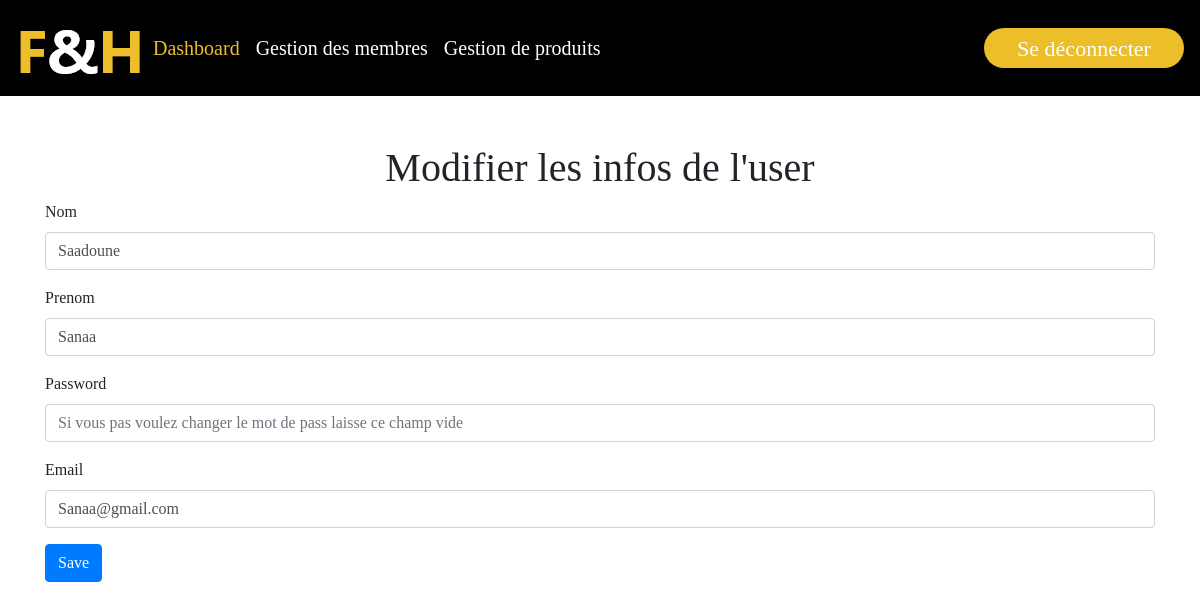
/Pages/GestionMembers.php?do=edit&CIN_Cl=H1234 (signed in), run on the app's committed database.
### tables this page shows
CREATE TABLE IF NOT EXISTS `client` (
  `CIN_Cl` varchar(10) NOT NULL,
  `Nom_Cl` varchar(30) NOT NULL,
  `Prenom_Cl` varchar(30) NOT NULL,
  `Email_Cl` varchar(80) NOT NULL,
  `Password_Cl` varchar(50) NOT NULL,
  `Date_Insc` datetime DEFAULT NULL,
  PRIMARY KEY (`CIN_Cl`),
  UNIQUE KEY `MailUnique` (`Email_Cl`)
);

### Pages/GestionMembers.php (the view, shortened to what this page needs)
<?php
if (isset($_SESSION['admin'])) {
    include "DataBase.php";
    $do = isset($_GET['do']) ? $_GET['do'] : 'manage';
    if ($do == 'manage') {
        $stmt = $db->prepare("SELECT * FROM client");
        $stmt->execute(array());
        $rows = $stmt->fetchAll();
?>
    <?php include 'Header2.php'?>
    <br> <br>
    <div class="container">
            <h1 class="text-center">Gestion des Membres</h1><br>
            <div class="table-responsive table-center text-center">
                <table class="table table-striped">
                    <thead>
                        <tr>
                            <th scope="col">#CIN</th>
                            <th scope="col">Nom</th>
                            <th scope="col">Prénom </th>
                            <th scope="col">Email</th>
                            <th scope="col">Mot de passe</th>
                            <th scope="col">Date d'inscription</th>
                            <th scope="col">Opérations</th>
                        </tr>
                    </thead>
                    <?php
                    foreach ($rows as $row) {
                    ?>
                        <tbody>
                            <tr>
                                <th scope="row"><?php echo $row->CIN_Cl ?></th>
                                <td><?php echo $row->Nom_Cl ?></td>
                                <td><?php echo $row->Prenom_Cl ?></td>
                                <td><?php echo $row->Email_Cl ?></td>
                                <td> <?php echo $row->Password_Cl ?> </td>
                                <td> <?php echo $row->Date_Insc ?> </td>
                                <td>
                                    <a href="?do=edit&CIN_Cl=<?php echo $row->CIN_Cl ?>" class="btn btn-success" title="modifier"><i class="fa fa-pencil-square-o" aria-hidden="true"></i></a>
                                    <a href="?do=delete&CIN_Cl=<?php echo $row->CIN_Cl ?>" class="btn btn-danger confirm" title="supprimer"><i class="fa fa-trash" aria-hidden="true"></i></a>
                                </td>
                            </tr>
                        </tbody>
                        <?php } ?>
                </table>
            </div>
            <a href="?do=add" class="btn btn-primary"><i class="fa fa-plus" aria-hidden="true"></i> Add user</a>
    </div>
    <div style="height:200px"> </div>
    <?php include "Footer.php";?>
        <?php }
        elseif ($do == 'edit') {
            $CIN_Cl = $_GET ['CIN_Cl'] ;
            $stmt = $db->prepare("SELECT * FROM client WHERE CIN_Cl = ? LIMIT 1");
            $stmt->execute(array($CIN_Cl));
            $row = $stmt->fetch();
            $count = $stmt->rowCount();
            if ($count > 0) {
                include 'Header2.php'
            ?>
                <br> <br>
                <h1 class="text-center">Modifier les infos de l'user</h1>
                <div class="container">
                    <form action="?do=update" method="POST">
                        <div class="form-group">
                            <label for="formGroupExampleInput">Nom</label>
                            <input name="Nom_Cl" type="text" class="form-control" id="Nom_Cl" value="<?php echo $row->Nom_Cl ?>" autocomplete="off" placeholder="Nom" required>
                        </div>
                        <div class="form-group">
                            <label for="formGroupExampleInput4">Prenom</label>
                            <input name="Prenom_Cl" type="text" class="form-control" id="formGroupExampleInput4" value="<?php echo $row->Prenom_Cl ?>" autocomplete="off" placeholder="Fullname">
                        </div>
                        <div class="form-group">
                            <label for="formGroupExampleInput2">Password</label>
                            <input name="newpassword" type="password" class="form-control" id="formGroupExampleInput2" autocomplete="off" placeholder="Si vous pas voulez changer le mot de pass laisse ce champ vide">
                        </div>
                        <div class="form-group">
                            <label for="formGroupExampleInput3">Email</label>
                            <input name="Email_Cl"  type="email" class="form-control" id="formGroupExampleInput3" value="<?php echo $row->Email_Cl ?>" autocomplete="off" placeholder="Email" required>
                        </div>
                        <div class="form-group">
                            <input type="submit" value="Save" class="btn btn-primary">
                        </div>
                    </form>
                </div>
    <?php
            } else {
                $errorMsg = 'Tu ne peux pas entrer directement à cette page';
                redirect($errorMsg, 5);
            }
        } else {
            $errorMsg = 'Tu peut pas entrer directement dans cette page';
            redirect($errorMsg, 5);
        }
    }
    else {
    header('location: index.php');
    }
?>

### Style/Home.css (style rules this page uses)
* { margin: 0; padding: 0; font-family: "Gilroy"; }
body { width: 100%; overflow-x: hidden; height: 100%; }
.container { max-width: 1170px; margin: auto; }

### data on the page
client: Nom_Cl "Saadoune", Prenom_Cl "Sanaa", Email_Cl "Sanaa@gmail.com"
